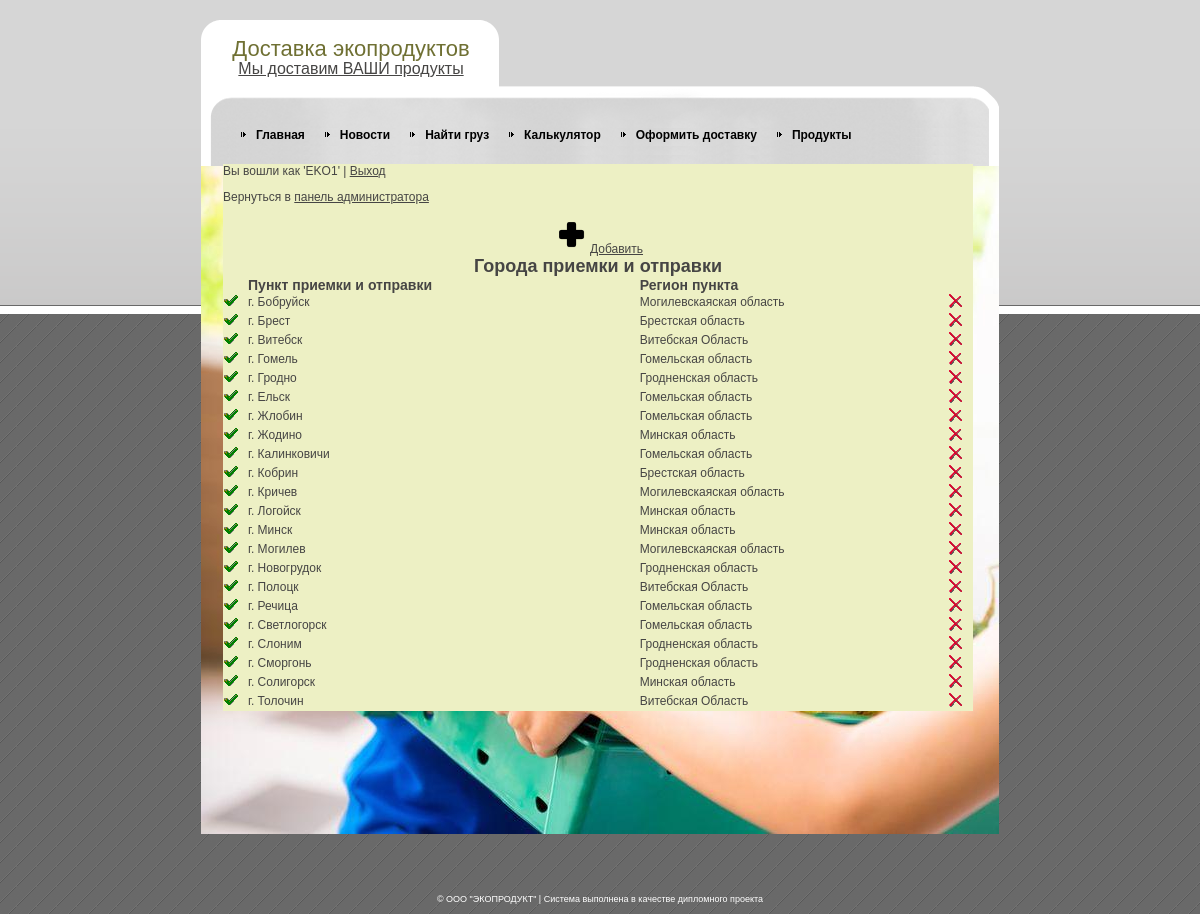
Page /edit_point.php (signed in) on the committed database.
### tables this page shows
CREATE TABLE IF NOT EXISTS `points` (
  `id` int(11) NOT NULL AUTO_INCREMENT,
  `point` varchar(50) NOT NULL,
  `idregion` int(11) NOT NULL,
  `is_region_center` BOOL NOT NULL,
  PRIMARY KEY (`id`),
  KEY `idregion` (`idregion`)
);

CREATE TABLE IF NOT EXISTS `region` (
  `id` int(11) NOT NULL AUTO_INCREMENT,
  `region` varchar(50) NOT NULL,
  PRIMARY KEY (`id`)
);

### lib_db.php (called while the page is built, shortened)
<?php
function dataBaseToArray($resultat)
{
    $array = array();
    while($row = mysql_fetch_assoc($resultat))
	{
        $array[] = $row;
    }
    return $array;
}
function getPoint()
{
    $sql = "SELECT points.id, points.point, region.region
		FROM points, region
		WHERE points.idregion = region.id
		ORDER BY point";
    $resultat = mysql_query($sql) or die(mysql_error());
    return dataBaseToArray($resultat);
}
			$error = 1;?>

### edit_point.php (the view, shortened to what this page needs)
<?php
require "lib_db.php";
?>
<!DOCTYPE html PUBLIC "-//W3C//DTD XHTML 1.0 Strict//EN" "http://www.w3.org/TR/xhtml1/DTD/xhtml1-strict.dtd">
<html xmlns="http://www.w3.org/1999/xhtml" xml:lang="en" lang="en">
<head>
<link rel="stylesheet" href="style.css" type="text/css" charset="utf-8" />
</head>
<body>
<div id="outer">
  <div id="wrapper">
    <div id="body-bot">
      <div id="body-top">
        <div id="logo">
          <h1>Доставка экопродуктов</h1>
          <p><a href="adminform.php" target="_parent">Мы доставим ВАШИ продукты</a></p>
        </div>
        <div id="nav">
          <ul>
            <li><a href="index.php">Главная</a></li>
            <li><a href="news.php">Новости</a></li>
            <li><a href="find.php">Найти груз</a></li>
            <li><a href="calc.php">Калькулятор</a></li>
            <li><a href="order.php">Оформить доставку</a></li>
            <li><a href="product.php">Продукты</a></li>
          </ul>
        </div>
        <div id="gboxm">
				<?php
				$login = $_SESSION['login'];
				$password = $_SESSION['password'];
				if(empty($login) and empty($password))
				{
					echo "<h2>Ошибка!</h2>";
					echo "<p>Необходимо пройти авторизацию | <a href='adminform.php'>Вход</a></p>";
				}
				else
				{
					echo "<p>Вы вошли как '$login' | <a href='exit.php'>Выход</a></p>";
					echo "<p>Вернуться в <a href='adminform.php'>панель администратора</a></p>";?>
					<center><a href="edit_pointf.php?id=0"><img height="37" src="images/add.png" alt="add" />Добавить</a>
					<h2>Города приемки и отправки</center></h2>
					<table border="0" cellpadding="0" cellspacing="0" width="100%">
					<tr>
						<td width=25></td>
						<td><h3>Пункт приемки и отправки</h3></td>
						<td><h3>Регион пункта</h3></td>
						<td width=25></td>
					</tr>
					<?
					$items = getPoint();
					foreach($items as $item)
					{?>
						<tr>
						<td><a href="edit_pointf.php?id=<?=$item["id"]?>"><img src="images/edit.ICO" alt="edit" /></a></td>
						<td><?=$item["point"]?></td>
						<td><?=$item["region"]?></td>
						<td><a href="delete_point.php?id=<?=$item["id"]?>"><img src="images/del.ICO" alt="del" /></a></td>
						</tr>
					<?}
						echo "</table>";
					}?>
        </div>
      </div>
    </div>
  </div>
</div>
<div id="copyright"> &copy; ООО "ЭКОПРОДУКТ" | Система выполнена в качестве дипломного проекта</div>
</body>
</html>

### style.css (style rules this page uses)
html, body, h1, h2, h3, h4 { margin: 0; padding: 0; }
img { border: 0; }
a { color: #464544; }
body { background: url(images/page_bg.gif); text-align: center; font: 12px arial, sans-serif; color: #464544; padding-bottom: 10px; }
#outer { background: top left url(images/page_bg_top.gif) repeat-x; padding-top: 20px; }
#wrapper { text-align: left; margin: auto; width: 798px; position: relative; background: url(images/body_bg.gif) repeat-y; }
#body-bot { background: bottom left url(images/body_bg_bot.jpg) no-repeat; }
#body-top { background: url(images/body_bg_top.gif) no-repeat; min-height: 800px; _height: 800px; padding-bottom: 14px; }
#logo { width: 25em; text-align: center; }
#logo h1 { color: #6F7033; font: 22px "Arial narrow", arial, sans-serif; line-height: 1; padding-top: 0.8em; }
#logo p { color: #464544; font: 16px "Arial narrow", arial, sans-serif; margin: 0; }
#nav { margin-top: 50px; }
#nav li { list-style: none; float: left; background: left center url(images/arr.gif) no-repeat; padding-left: 15px; padding-right: 20px; }
#nav a { color: #000; text-decoration: none; font-weight: bold; }
#gboxm { width: 750px; min-height: 500px; margin-top: 22px; margin-left: 22px; margin-bottom: 22px; background-color: #EDF0C4; }
#copyright { font-size: 9px; color: #fff; margin-top: 60px; }

### rows in the picture
points: point "г. Бобруйск", idregion.region "Могилевскаяская область"
points: point "г. Брест", idregion.region "Брестская область"
points: point "г. Витебск", idregion.region "Витебская Область"
points: point "г. Гомель", idregion.region "Гомельская область"
points: point "г. Гродно", idregion.region "Гродненская область"
points: point "г. Ельск", idregion.region "Гомельская область"
points: point "г. Жлобин", idregion.region "Гомельская область"
points: point "г. Жодино", idregion.region "Минская область"
points: point "г. Калинковичи", idregion.region "Гомельская область"
points: point "г. Кобрин", idregion.region "Брестская область"
points: point "г. Кричев", idregion.region "Могилевскаяская область"
points: point "г. Логойск", idregion.region "Минская область"
points: point "г. Минск", idregion.region "Минская область"
points: point "г. Могилев", idregion.region "Могилевскаяская область"
points: point "г. Новогрудок", idregion.region "Гродненская область"
points: point "г. Полоцк", idregion.region "Витебская Область"
points: point "г. Речица", idregion.region "Гомельская область"
points: point "г. Светлогорск", idregion.region "Гомельская область"
points: point "г. Слоним", idregion.region "Гродненская область"
points: point "г. Сморгонь", idregion.region "Гродненская область"
points: point "г. Солигорск", idregion.region "Минская область"
points: point "г. Толочин", idregion.region "Витебская Область"

### other values in the picture
$login "EKO1"
